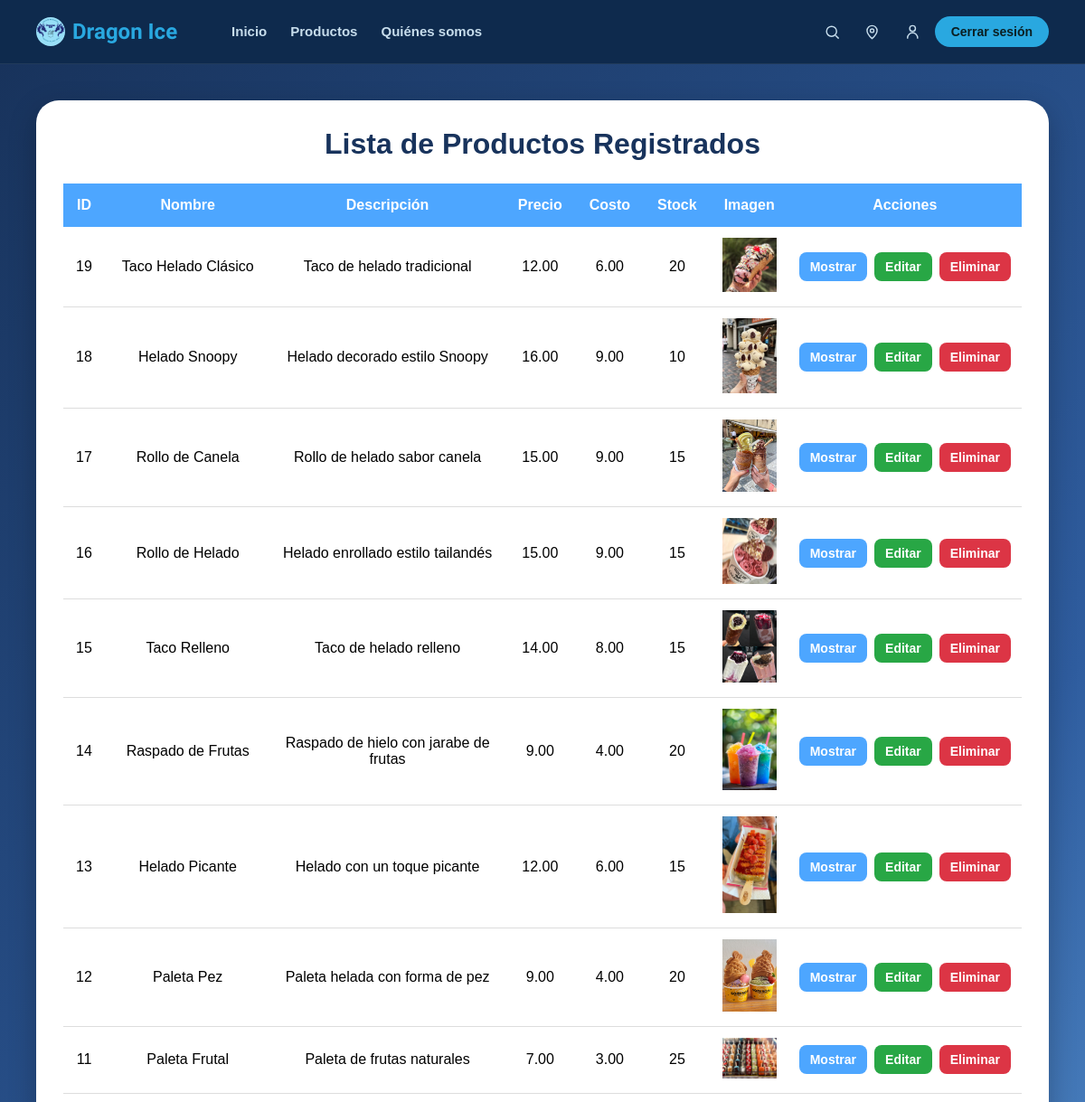
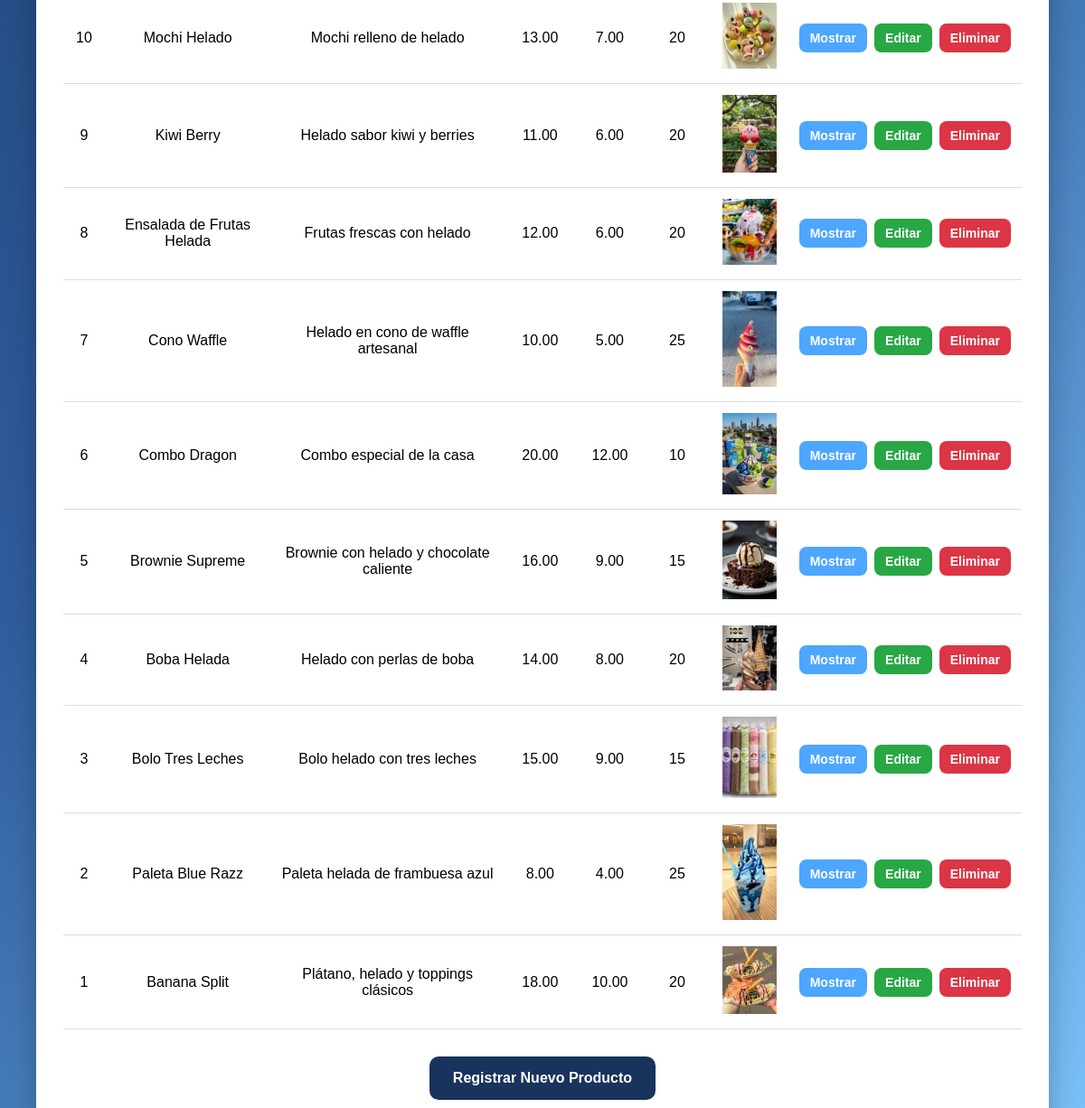
The page /producto/read.all.producto.php (signed in, upper part) on the database as committed earlier (2 pictures, top to bottom).
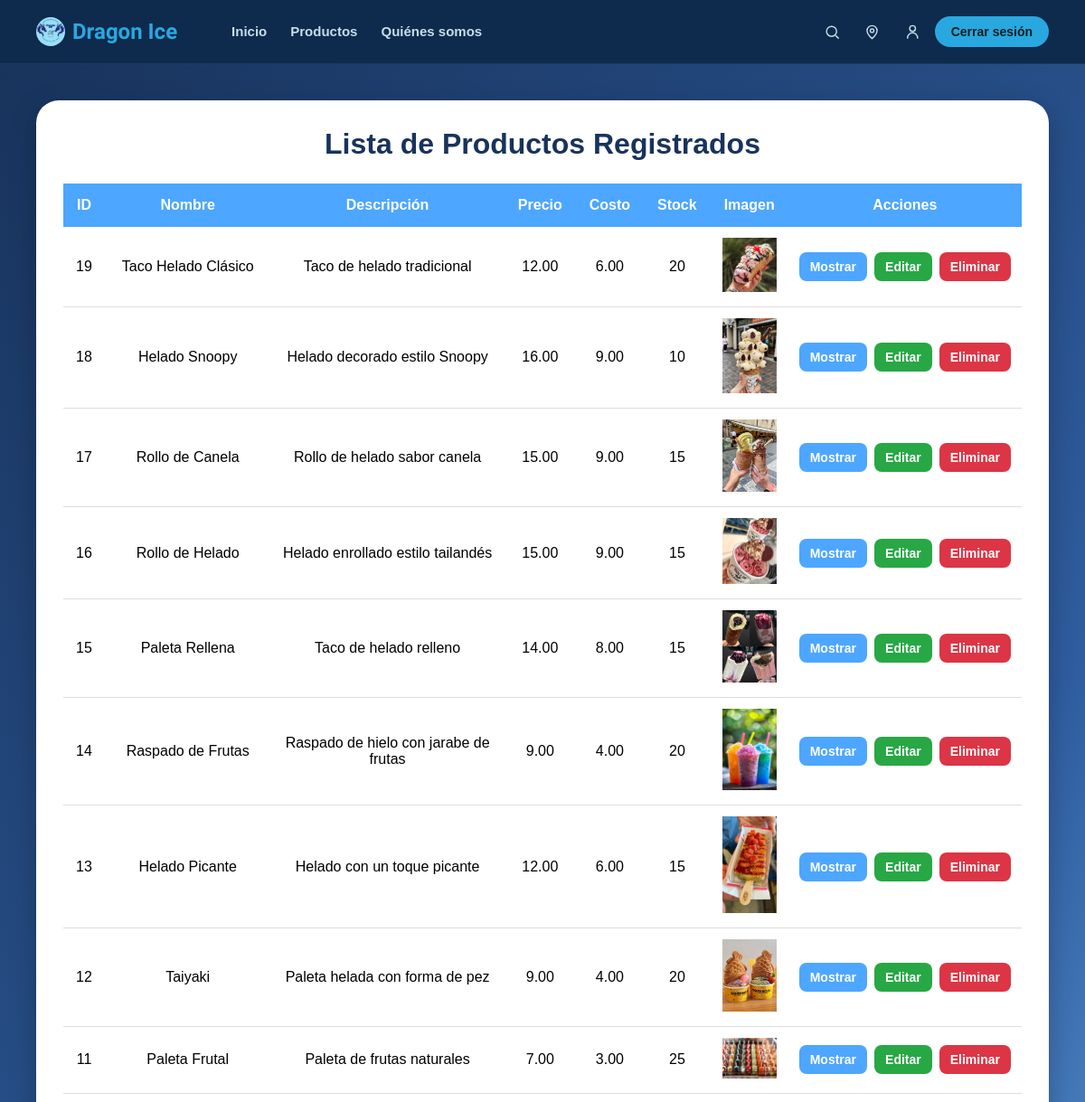
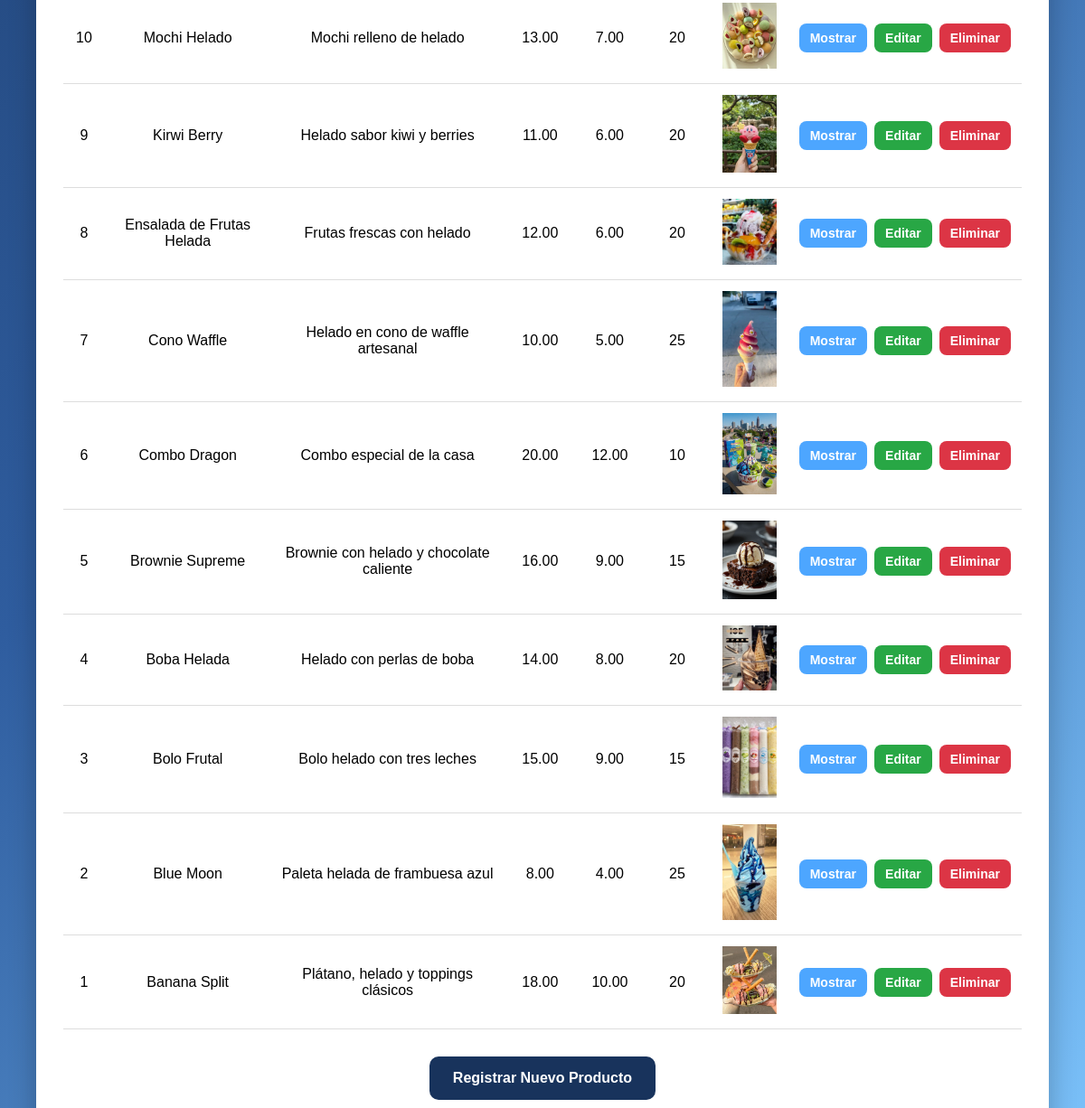
The same page on the database as committed later (2 pictures, top to bottom).
### tables this page shows
CREATE TABLE productos (
  id INT NOT NULL,
  nombre VARCHAR(80) NOT NULL,
  descripcion VARCHAR(150) NOT NULL,
  precio DECIMAL(10,2) NOT NULL,
  costo DECIMAL(10,2) NOT NULL,
  stock INT NOT NULL DEFAULT 0,
  imagen VARCHAR(200) NOT NULL,
  PRIMARY KEY (id)
);

### producto/read.all.producto.php (the view, shortened to what this page needs)
<?php
include("../conexion.php");
$resultado=$conexion->query("SELECT * FROM productos ORDER BY id DESC");
$rutaMenu = "../";
?>
<!DOCTYPE html>
<html lang="es">
<head>
</head>
<body>
    <?php include("../menu.php"); ?>
    <main class="fondo-panel">
     <div class="contenedor">
        <h1> Lista de Productos Registrados</h1>
        <table>
            <tr>
                <th>ID</th>
                <th>Nombre</th>
                <th>Descripción</th>
                <th>Precio</th>
                <th>Costo</th>
                <th>Stock</th>
                <th>Imagen</th>
                <th>Acciones</th>
            </tr>
            <?php if($resultado->num_rows>0){ while($fila=$resultado->fetch_assoc()){ ?>
            <tr>
                <td><?php echo $fila['id'];?></td>
                <td><?php echo $fila['nombre'];?></td>
                <td><?php echo $fila['descripcion'];?></td>
                <td><?php echo $fila['precio'];?></td>
                <td><?php echo $fila['costo'];?></td>
                <td><?php echo $fila['stock'];?></td>
                <td><img src="../<?php echo $fila['imagen'];?>" width="60"></td>
                <td>
                    <div class="acciones">
                        <a class="boton mostrar" href="readproducto.php?id=<?php echo $fila['id'];?>">Mostrar</a>
                        <a class="boton editar" href="updateproducto.php?id=<?php echo $fila['id'];?>">Editar</a>
                        <a class="boton eliminar" href="delete_producto.php?id=<?php echo $fila['id'];?>">Eliminar</a>
                    </div>
                </td>
            </tr>
            <?php }}else{ ?>
            <tr>
                <td colspan="8">No existen productos registrados.</td>
            </tr>
            <?php } ?>
        </table>
        <a href="formularioproducto.php" class="volver"> Registrar Nuevo Producto</a>
     </div>
    </main>
</body>
</html>

### menu.php (shortened to what this page needs)
<nav class="dragonice-nav">
    <div class="fila">
        <a href="<?php echo $rutaMenu; ?>paginaprincipal/01.inicio.php" class="logo">
            <img src="<?php echo $rutaMenu; ?>imagenesproyecto/logo.png" alt="Logo Dragon Ice">
            <h2>Dragon Ice</h2>
        </a>
        <ul class="nav-links" id="navLinks">
            <li><a href="<?php echo $rutaMenu; ?>paginaprincipal/01.inicio.php">Inicio</a></li>
            <li><a href="<?php echo $rutaMenu; ?>paginaprincipal/productos.php">Productos</a></li>
            <li><a href="<?php echo $rutaMenu; ?>quienessomos.php">Quiénes somos</a></li>
        </ul>
        <div class="iconos">
            <a href="<?php echo $rutaMenu; ?>buscar.php" class="icono-btn" aria-label="Buscar">
                <svg viewBox="0 0 24 24"><circle cx="11" cy="11" r="7"></circle><line x1="21" y1="21" x2="16.65" y2="16.65"></line></svg>
            </a>
            <a href="<?php echo $rutaMenu; ?>ubicacion.php" class="icono-btn" aria-label="Ubicación">
                <svg viewBox="0 0 24 24"><path d="M12 21s-7-6.4-7-11a7 7 0 0 1 14 0c0 4.6-7 11-7 11z"></path><circle cx="12" cy="10" r="2.5"></circle></svg>
            </a>
            <?php if (isset($_SESSION['rol'])) { ?>
                <?php if ($_SESSION['rol'] == 'Administrador') { ?>
                    <a href="<?php echo $rutaMenu; ?>paginaprincipal/02.admin.php" class="icono-btn" aria-label="Mi panel">
                        <svg viewBox="0 0 24 24"><path d="M20 21v-1a7 7 0 0 0-14 0v1"></path><circle cx="13" cy="7" r="4"></circle></svg>
                    </a>
                <?php } else { ?>
                    <a href="<?php echo $rutaMenu; ?>paginaprincipal/vendedor20.php" class="icono-btn" aria-label="Mi panel">
                        <svg viewBox="0 0 24 24"><path d="M20 21v-1a7 7 0 0 0-14 0v1"></path><circle cx="13" cy="7" r="4"></circle></svg>
                    </a>
                <?php } ?>
                <a href="<?php echo $rutaMenu; ?>cerrar1.php" class="sesion-texto">Cerrar sesión</a>
            <?php } else { ?>
                <a href="<?php echo $rutaMenu; ?>iniciosesion.php" class="icono-btn" aria-label="Iniciar sesión">
                    <svg viewBox="0 0 24 24"><path d="M20 21v-1a7 7 0 0 0-14 0v1"></path><circle cx="13" cy="7" r="4"></circle></svg>
                </a>
            <?php } ?>
        </div>
    </div>
</nav>

### producto/read.all.producto.php (style rules this page uses)
* { margin:0; padding:0; box-sizing:border-box; font-family:Arial, Helvetica, sans-serif; }
html, body { height:100%; }
body { display:flex; flex-direction:column; min-height:100vh; }
.fondo-panel { flex:1; background:linear-gradient(135deg,#18335c,#2f5d9f,#7fc7ff); padding:40px; display:flex; justify-content:center; align-items:flex-start; }
.contenedor { max-width:1200px; margin:auto; background:white; padding:30px; border-radius:25px; box-shadow:0 10px 30px rgba(0,0,0,.25); }
h1 { text-align:center; color:#18335c; margin-bottom:25px; }
table { width:100%; border-collapse:collapse; }
th { background:#4da6ff; color:white; padding:15px; }
td { padding:12px; text-align:center; border-bottom:1px solid #ddd; }
.boton { text-decoration:none; color:white; padding:8px 12px; border-radius:8px; font-size:14px; font-weight:bold; }
.mostrar { background:#4da6ff; }
.editar { background:#28a745; }
.eliminar { background:#dc3545; }
.acciones { display:flex; justify-content:center; gap:8px; }
.volver { display:block; width:250px; margin:30px auto 0; text-align:center; text-decoration:none; background:#18335c; color:white; padding:15px; border-radius:10px; font-weight:bold; }

### menu.php (style rules this page uses)
:root { --fondo-1:#0b1f22; --fondo-2:#123338; --fondo-3:#1b4a52; --celeste:#63d4f2; --menta:#7be0c4; --blanco:#ffffff; --texto-suave:#c7ddec; }
* { margin:0; padding:0; box-sizing:border-box; }
.dragonice-nav { font-family:'Inter', Arial, sans-serif; width:100%; background:#0e2a4d; position:sticky; top:0; z-index:1000; border-bottom:1px solid rgba(255,255,255,0.08); }
.dragonice-nav .fila { display:flex; align-items:center; justify-content:space-between; padding:16px 40px; gap:20px; }
.dragonice-nav .logo { display:flex; align-items:center; gap:8px; text-decoration:none; flex-shrink:0; }
.dragonice-nav .logo img { width:32px; height:32px; border-radius:50%; object-fit:cover; }
.dragonice-nav .logo h2 { font-family:'Baloo 2', cursive; font-size:24px; font-weight:700; color:var(--celeste); white-space:nowrap; }
.dragonice-nav .nav-links { display:flex; align-items:center; list-style:none; gap:26px; flex:1; margin-left:40px; }
.dragonice-nav .nav-links a { text-decoration:none; color:var(--texto-suave); font-size:15px; font-weight:600; transition:color 0.2s ease; }
.dragonice-nav .iconos { display:flex; align-items:center; gap:6px; flex-shrink:0; }
.dragonice-nav .icono-btn { display:flex; align-items:center; justify-content:center; width:38px; height:38px; border-radius:50%; color:var(--texto-suave); text-decoration:none; transition:background 0.2s ease, color 0.2s ease; position:relative; }
.dragonice-nav .icono-btn svg { width:19px; height:19px; stroke:currentColor; fill:none; stroke-width:1.8; }
.dragonice-nav .sesion-texto { font-size:14px; font-weight:700; color:var(--fondo-1); text-decoration:none; padding:9px 18px; border-radius:20px; background:var(--celeste); white-space:nowrap; transition:background 0.2s ease; }

### paginaprincipal/piedepagina.php (style rules this page uses)
:root { --azul-oscuro:#0e2a4d; --celeste:#29a8e0; --gris-texto:#6b7280; --gris-titulo:#374151; --gris-borde:#e5e7eb; }

Rows that differ between the two databases and show on the page:
changed productos "Taco de helado relleno": nombre "Taco Relleno" → "Paleta Rellena"
changed productos "Paleta helada con forma de pez": nombre "Paleta Pez" → "Taiyaki"
changed productos "Helado sabor kiwi y berries": nombre "Kiwi Berry" → "Kirwi Berry"
changed productos "Bolo helado con tres leches": nombre "Bolo Tres Leches" → "Bolo Frutal"
changed productos "Paleta helada de frambuesa azul": nombre "Paleta Blue Razz" → "Blue Moon"
